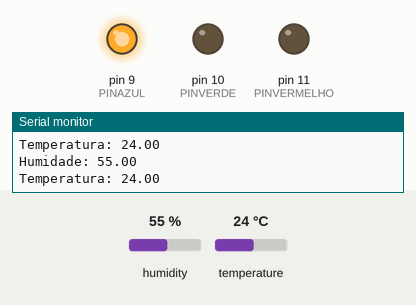
This sketch was run on a simulated Arduino Uno, built with avr-gcc and run on an emulated ATmega328P. Shown: output pins drawn as LEDs (lit = HIGH), the last lines printed to the serial monitor. Inputs (shaded band) come from the test bench; at power-on: humidity 55 %, temperature 24 °C.

Above: at 5.8 s.
5.9 s: humidity set to 58 %
11.9 s: humidity set to 61 %
At 15.3 s:
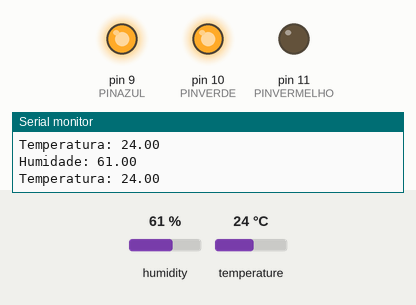
17.9 s: humidity set to 68 %
23.9 s: humidity set to 72 %
At 25.8 s:
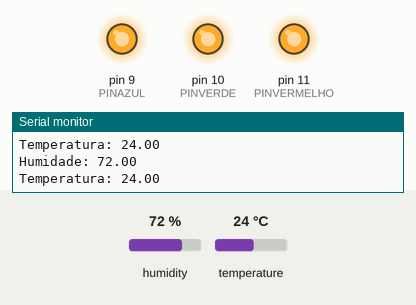
29.9 s: humidity set to 19 %
At 31.0 s:
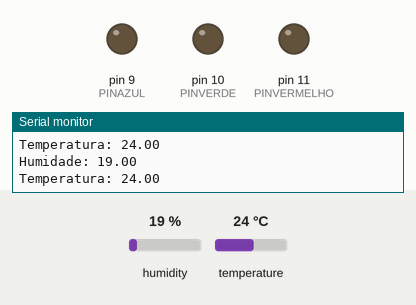
35.9 s: humidity set to 21 %
At 40.3 s:
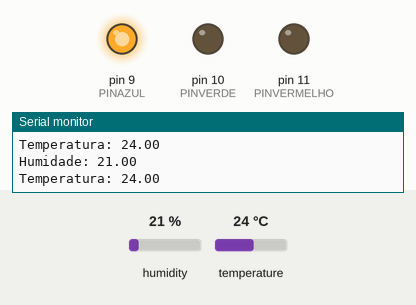
Timing chart, 0 to 41.8 s (numbered marks = the images above; inputs shaded):
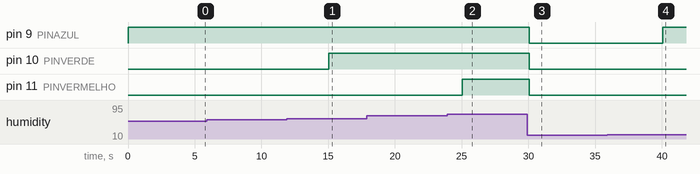

The sketch:

2d.ino
```cpp
#include "DHT.h"
#define DHTPIN 8
#define DHTTYPE DHT22
DHT dht(DHTPIN, DHTTYPE);
#define PINAZUL 9
#define PINVERDE 10
#define PINVERMELHO 11

void setup() {
  pinMode (PINAZUL, OUTPUT);
  pinMode (PINVERDE, OUTPUT);
  pinMode (PINVERMELHO, OUTPUT);
  Serial.begin(9600);
  dht.begin();
}
void loop() {
  float h = dht.readHumidity();
  float t = dht.readTemperature();
  if (h >= 20 && h < 60 ) {
     digitalWrite(PINVERMELHO, LOW);
    digitalWrite(PINAZUL, HIGH);
    digitalWrite(PINVERDE, LOW);
  }
  if (h >= 60 && h < 70) {
     digitalWrite(PINVERMELHO, LOW);
    digitalWrite(PINAZUL, HIGH);
    digitalWrite(PINVERDE, HIGH);
  }
  if (h >= 70) {
    digitalWrite(PINVERMELHO, HIGH);
    digitalWrite(PINAZUL, HIGH);
    digitalWrite(PINVERDE, HIGH);
  }
  if (h < 20) {
    digitalWrite(PINAZUL, LOW);
    digitalWrite(PINVERDE, LOW);
    digitalWrite(PINVERMELHO, LOW);
  }


  Serial.print("Humidade: "); Serial.println(h);
  Serial.print("Temperatura: "); Serial.println(t);
  delay(5000);
}
```

Measured:
- the behaviour switches between 59 and 60 % on humidity (found by bisection; images 0 and 1)
- the behaviour switches between 69 and 70 % on humidity (found by bisection; images 1 and 2)
- the behaviour switches between 19 and 20 % on humidity (found by bisection; images 3 and 4)
- after the input at 11.9 s, pin 10 (PINVERDE): LOW → HIGH after 3.1 s
- after the input at 23.9 s, pin 11 (PINVERMELHO): LOW → HIGH after 1.1 s
- after the input at 29.9 s, pin 9 (PINAZUL), pin 10 (PINVERDE), pin 11 (PINVERMELHO): HIGH → LOW after 0.14 s
- after the input at 35.9 s, pin 9 (PINAZUL): LOW → HIGH after 4.2 s
